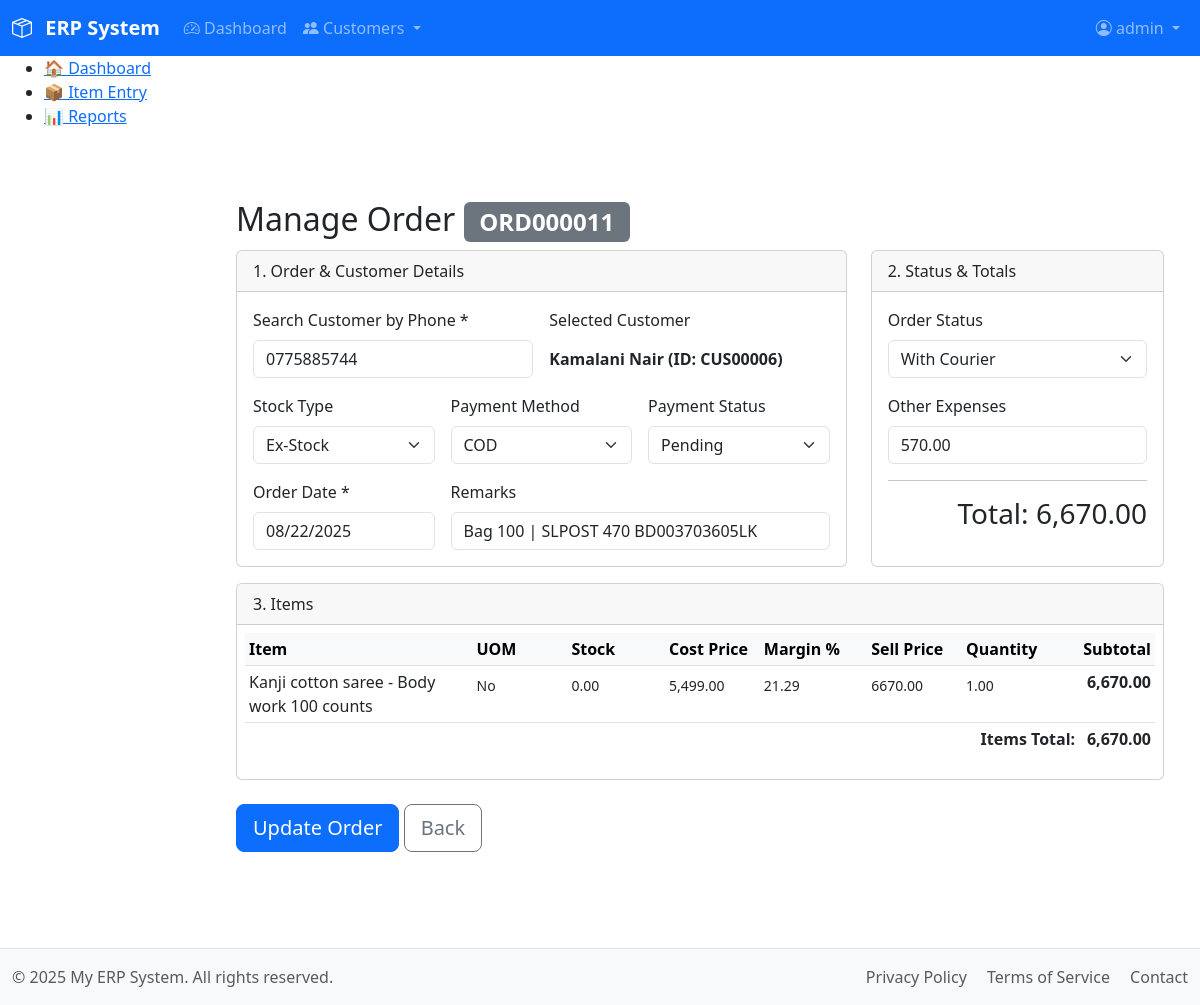
Page /modules/sales/entry_order.php?order_id=ORD000011 (signed in) on the earlier database version.
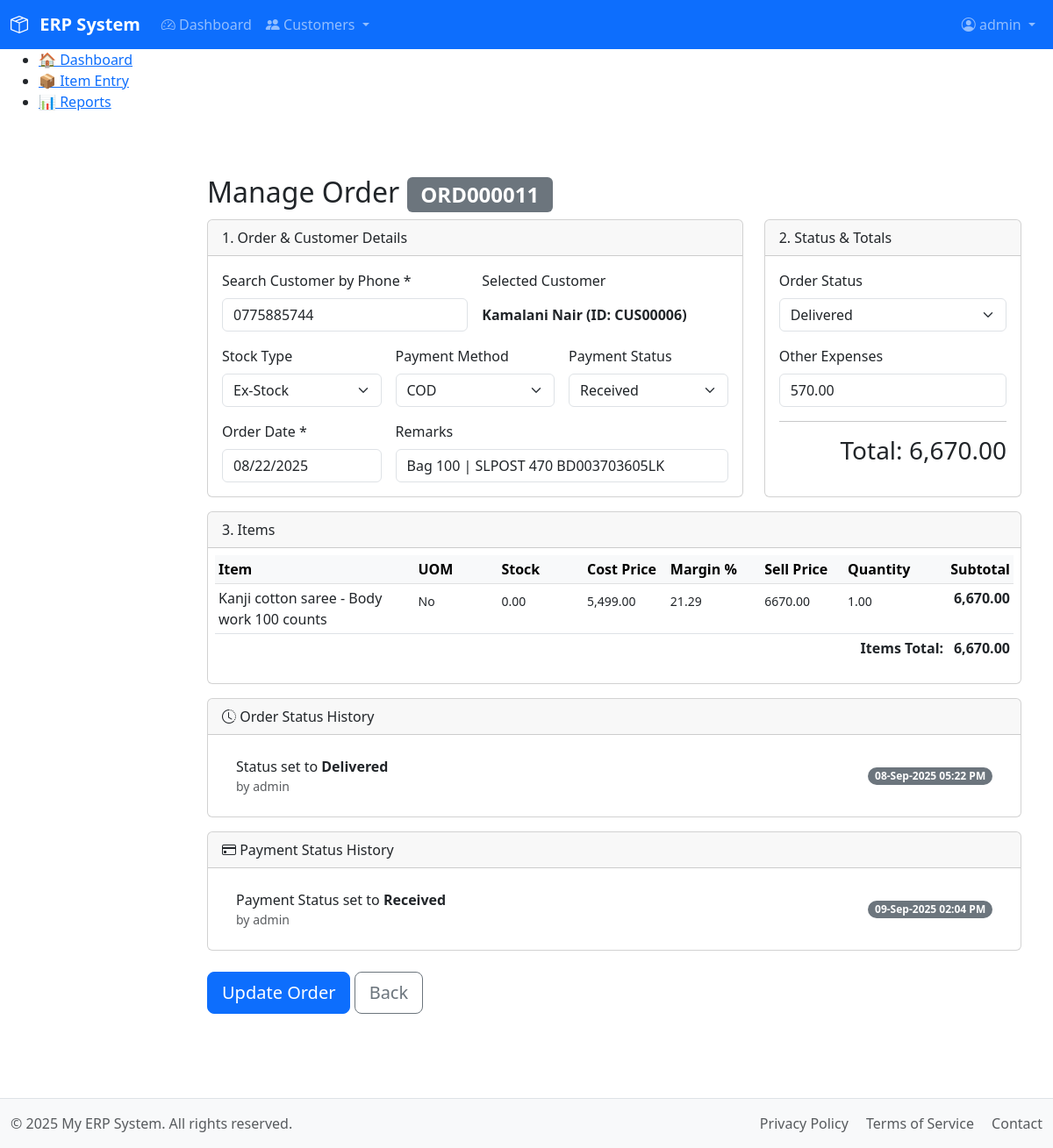
Same page on the later database version.
### tables this page shows
CREATE TABLE `orders` (
  `order_id` varchar(10) NOT NULL,
  `customer_id` varchar(10) NOT NULL,
  `order_date` date NOT NULL,
  `status` enum('New','Processing','Awaiting Stock','With Courier','Delivered','Canceled') NOT NULL DEFAULT 'New',
  `stock_type` enum('Ex-Stock','Pre-Book') NOT NULL DEFAULT 'Ex-Stock',
  `total_amount` decimal(10,2) NOT NULL DEFAULT 0.00,
  `other_expenses` decimal(10,2) NOT NULL DEFAULT 0.00,
  `payment_method` enum('BT','COD') NOT NULL DEFAULT 'COD',
  `payment_status` enum('Pending','Received') NOT NULL DEFAULT 'Pending',
  `remarks` text DEFAULT NULL,
  `created_at` timestamp NOT NULL DEFAULT current_timestamp(),
  `created_by` int(11) DEFAULT NULL,
  `created_by_name` varchar(50) DEFAULT NULL,
  PRIMARY KEY (`order_id`),
  KEY `customer_id` (`customer_id`),
  CONSTRAINT `fk_order_customer` FOREIGN KEY (`customer_id`) REFERENCES `customers` (`customer_id`) ON UPDATE CASCADE
);

CREATE TABLE `order_items` (
  `order_item_id` int(11) NOT NULL AUTO_INCREMENT,
  `order_id` varchar(10) NOT NULL,
  `item_id` varchar(10) NOT NULL,
  `quantity` decimal(10,2) NOT NULL,
  `price` decimal(10,2) NOT NULL,
  `cost_price` decimal(10,2) NOT NULL DEFAULT 0.00,
  `profit_margin` decimal(5,2) NOT NULL DEFAULT 0.00,
  PRIMARY KEY (`order_item_id`),
  KEY `order_id` (`order_id`),
  KEY `item_id` (`item_id`),
  CONSTRAINT `fk_order_header` FOREIGN KEY (`order_id`) REFERENCES `orders` (`order_id`) ON DELETE CASCADE ON UPDATE CASCADE
);

CREATE TABLE `items` (
  `item_id` varchar(10) NOT NULL,
  `category_sub_id` varchar(10) NOT NULL,
  `name` varchar(150) NOT NULL,
  `uom` varchar(20) NOT NULL DEFAULT 'No',
  `description` text DEFAULT NULL,
  `created_at` timestamp NOT NULL DEFAULT current_timestamp(),
  `created_by` int(11) DEFAULT NULL,
  `created_by_name` varchar(50) DEFAULT NULL,
  `updated_at` timestamp NULL DEFAULT NULL ON UPDATE current_timestamp(),
  `updated_by` int(11) DEFAULT NULL,
  `updated_by_name` varchar(50) DEFAULT NULL,
  PRIMARY KEY (`item_id`),
  UNIQUE KEY `name` (`name`),
  KEY `category_sub_id` (`category_sub_id`),
  CONSTRAINT `fk_category_sub` FOREIGN KEY (`category_sub_id`) REFERENCES `categories_sub` (`category_sub_id`) ON DELETE CASCADE ON UPDATE CASCADE
);

CREATE TABLE `order_status_history` (
  `order_status_history_id` int(11) NOT NULL AUTO_INCREMENT,
  `order_id` varchar(10) NOT NULL,
  `status` varchar(50) NOT NULL,
  `event_date` datetime DEFAULT NULL COMMENT 'The actual date/time the status event occurred',
  `remarks` text DEFAULT NULL,
  `created_at` timestamp NOT NULL DEFAULT current_timestamp(),
  `created_by` int(11) DEFAULT NULL,
  `created_by_name` varchar(50) DEFAULT NULL,
  PRIMARY KEY (`order_status_history_id`),
  KEY `order_id` (`order_id`),
  CONSTRAINT `fk_order_status_history` FOREIGN KEY (`order_id`) REFERENCES `orders` (`order_id`) ON DELETE CASCADE ON UPDATE CASCADE
);

CREATE TABLE `payment_status_history` (
  `payment_history_id` int(11) NOT NULL AUTO_INCREMENT,
  `order_id` varchar(10) NOT NULL,
  `payment_status` varchar(50) NOT NULL,
  `event_date` datetime DEFAULT NULL COMMENT 'The actual date/time the payment event occurred',
  `remarks` text DEFAULT NULL,
  `created_at` timestamp NOT NULL DEFAULT current_timestamp(),
  `created_by` int(11) DEFAULT NULL,
  `created_by_name` varchar(50) DEFAULT NULL,
  PRIMARY KEY (`payment_history_id`),
  KEY `order_id` (`order_id`),
  CONSTRAINT `fk_payment_status_history` FOREIGN KEY (`order_id`) REFERENCES `orders` (`order_id`) ON DELETE CASCADE ON UPDATE CASCADE
);

### includes/functions.php (called while the page is built, shortened)
<?php
function get_customer($customer_id) {
    $db = db();
    $stmt = $db->prepare("SELECT * FROM customers WHERE customer_id = ?");
    $stmt->bind_param("s", $customer_id);
    $stmt->execute();
    return $stmt->get_result()->fetch_assoc();
}
function get_order_details($order_id) {
    $db = db();
    $stmt_order = $db->prepare("SELECT * FROM orders WHERE order_id = ?");
    $stmt_order->bind_param("s", $order_id);
    $stmt_order->execute();
    $order = $stmt_order->get_result()->fetch_assoc();
    $order['customer'] = get_customer($order['customer_id']);
    $stmt_items = $db->prepare("SELECT oi.*, i.name as item_name, i.uom, COALESCE(sl.quantity, 0) as stock_on_hand FROM order_items oi JOIN items i ON oi.item_id = i.item_id LEFT JOIN stock_levels sl ON oi.item_id = sl.item_id WHERE oi.order_id = ?");
    $stmt_items->bind_param("s", $order_id);
    $stmt_items->execute();
    $order['items'] = $stmt_items->get_result()->fetch_all(MYSQLI_ASSOC);
    $stmt_history = $db->prepare("SELECT * FROM order_status_history WHERE order_id = ? ORDER BY COALESCE(event_date, created_at) ASC");
    $stmt_history->bind_param("s", $order_id);
    $stmt_history->execute();
    $order['status_history'] = $stmt_history->get_result()->fetch_all(MYSQLI_ASSOC);
    $stmt_payment_history = $db->prepare("SELECT * FROM payment_status_history WHERE order_id = ? ORDER BY COALESCE(event_date, created_at) ASC");
    $stmt_payment_history->bind_param("s", $order_id);
    $stmt_payment_history->execute();
    $order['payment_history'] = $stmt_payment_history->get_result()->fetch_all(MYSQLI_ASSOC);
    return $order;
}

### modules/sales/entry_order.php (the view, shortened to what the changed rows need)
<?php
require_once __DIR__ . '/../../includes/functions.php';
$is_edit = false;
$order = null;
if (isset($_GET['order_id'])) {
    $order_id_to_load = trim($_GET['order_id']);
    $order = get_order_details($order_id_to_load);
    if ($order) {
        $is_edit = true;
    } else {
        $_SESSION['error_message'] = "Order #$order_id_to_load not found.";
        header("Location: /modules/sales/list_orders.php");
        exit;
    }
}
require_once __DIR__ . '/../../includes/header.php';
?>
<main class="container mt-4">
    <h2><?= $is_edit ? 'Manage Order <span class="badge bg-secondary">'.htmlspecialchars($order['order_id']).'</span>' : 'Sales Order' ?></h2>
    <form method="POST" class="needs-validation" novalidate id="orderForm">
        <div class="row">
            <div class="col-lg-8">
                <div class="card">
                    <div class="card-body">
                        <div class="row g-3">
                            <div class="col-md-6">
                                <label class="form-label">Selected Customer</label>
                                <div id="selected_customer_display" class="form-control-plaintext fw-bold"><?= $is_edit ? htmlspecialchars($order['customer']['name']) . ' (ID: ' . htmlspecialchars($order['customer_id']) . ')' : 'None' ?></div>
                            </div>
                            <div class="col-md-4">
                                <label for="stock_type" class="form-label">Stock Type</label>
                                <select name="stock_type" id="stock_type" class="form-select" <?= $is_edit ? 'onclick="return false;" onkeydown="return false;"' : '' ?>>
                                    <option value="Ex-Stock" <?= ($is_edit && $order['stock_type'] == 'Ex-Stock') ? 'selected' : '' ?>>Ex-Stock</option>
                                </select>
                            </div>
                            <div class="col-md-4">
                                <label for="payment_method" class="form-label">Payment Method</label>
                                <select name="payment_method" id="payment_method" class="form-select">
                                    <option value="COD" <?= ($is_edit && $order['payment_method'] == 'COD') ? 'selected' : '' ?>>COD</option>
                                </select>
                            </div>
                            <div class="col-md-4">
                                <label for="payment_status" class="form-label">Payment Status</label>
                                <select name="payment_status" id="payment_status" class="form-select">
                                    <option value="Pending" <?= ($is_edit && $order['payment_status'] == 'Pending') ? 'selected' : '' ?>>Pending</option>
                                    <option value="Received" <?= ($is_edit && $order['payment_status'] == 'Received') ? 'selected' : '' ?>>Received</option>
                                </select>
                            </div>
                             <div class="col-md-4">
                                <label for="order_date" class="form-label">Order Date *</label>
                                <input type="date" class="form-control" id="order_date" name="order_date" value="<?= $is_edit ? htmlspecialchars($order['order_date']) : date('Y-m-d') ?>" required <?= $is_edit ? 'readonly' : '' ?>>
                            </div>
                            <div class="col-md-8">
                                <label for="remarks" class="form-label">Remarks</label>
                                <input type="text" class="form-control" id="remarks" name="remarks" placeholder="e.g., Delivery notes..." value="<?= $is_edit ? htmlspecialchars($order['remarks']) : '' ?>">
                            </div>
                        </div>
                    </div>
                </div>
            </div>
            <div class="col-lg-4">
                 <div class="card h-100">
                     <div class="card-body">
                         <div class="mb-3">
                            <label for="order_status" class="form-label">Order Status</label>
                            <select name="order_status" id="order_status" class="form-select">
                                <option value="With Courier" <?= ($is_edit && $order['status'] == 'With Courier') ? 'selected' : '' ?>>With Courier</option>
                                <option value="Delivered" <?= ($is_edit && $order['status'] == 'Delivered') ? 'selected' : '' ?>>Delivered</option>
                            </select>
                        </div>
                         <div class="mb-3">
                             <label for="other_expenses" class="form-label">Other Expenses</label>
                             <input type="number" class="form-control" id="other_expenses" name="other_expenses" value="<?= $is_edit ? htmlspecialchars($order['other_expenses'] ?? '0.00') : '0.00' ?>" min="0.00" step="0.01">
                         </div>
                         <h3 class="text-end">Total: <span id="orderTotal"><?= $is_edit ? htmlspecialchars(number_format($order['total_amount'], 2)) : '0.00' ?></span></h3>
                     </div>
                 </div>
            </div>
        </div>
        <div class="card mt-3">
            <div class="card-body p-2"><div class="table-responsive"><table class="table table-sm"><thead class="table-light"><tr><th class="w-25">Item</th><th>UOM</th><th class="stock-col">Stock</th><th class="cost-col">Cost Price</th><th>Margin %</th><th>Sell Price</th><th>Quantity</th><th class="text-end">Subtotal</th><?php if (!$is_edit): ?><th></th><?php endif; ?></tr></thead>
               <tbody id="orderItemRows">
                    <?php if ($is_edit && !empty($order['items'])): ?>
                        <?php foreach ($order['items'] as $item): ?>
                            <tr class="order-item-row">
                                <td>
                                    <?= htmlspecialchars($item['item_name']) ?>
                                </td>
                                <td><input type="text" class="form-control-plaintext form-control-sm uom-display" value="<?= htmlspecialchars($item['uom']) ?>" readonly></td>
                                <td class="stock-col"><input type="text" class="form-control-plaintext form-control-sm stock-display" value="<?= htmlspecialchars(number_format($item['stock_on_hand'], 2)) ?>" readonly></td>
                                <td class="cost-col">
                                    <input type="text" class="form-control-plaintext form-control-sm cost-display" value="<?= htmlspecialchars(number_format($item['cost_price'], 2)) ?>" readonly>
                                </td>
                                <td><input type="text" class="form-control-plaintext form-control-sm margin-input" value="<?= htmlspecialchars(number_format($item['profit_margin'], 2)) ?>" readonly></td>
                                <td>
                                    <input type="text" class="form-control-plaintext form-control-sm price-input" value="<?= htmlspecialchars($item['price']) ?>" readonly>
                                </td>
                                <td><input type="text" class="form-control-plaintext form-control-sm quantity-input" value="<?= htmlspecialchars(number_format($item['quantity'], 2)) ?>" readonly></td>
                                <td class="text-end fw-bold subtotal-display"><?= htmlspecialchars(number_format($item['quantity'] * $item['price'], 2)) ?></td>
                            </tr>
                        <?php endforeach; ?>
                    <?php endif; ?>
                </tbody>
            <?php if($is_edit): ?><tfoot><tr><th colspan="7" class="text-end border-0">Items Total:</th><th class="text-end border-0"><?= htmlspecialchars(number_format($order['total_amount'], 2)) ?></th></tr></tfoot><?php endif; ?></table></div></div>
        </div>
        <?php if ($is_edit && !empty($order['status_history'])): ?>
        <div class="card mt-3">
            <div class="card-header"><i class="bi bi-clock-history"></i> Order Status History</div>
            <div class="card-body"><ul class="list-group list-group-flush"><?php foreach ($order['status_history'] as $history): ?><li class="list-group-item d-flex justify-content-between align-items-center"><div>Status set to <strong><?= htmlspecialchars($history['status']) ?></strong><small class="d-block text-muted">by <?= htmlspecialchars($history['created_by_name']) ?></small></div><span class="badge bg-secondary rounded-pill"><?= date("d-M-Y h:i A", strtotime($history['event_date'] ?? $history['created_at'])) ?></span></li><?php endforeach; ?></ul></div>
        </div>
        <?php endif; ?>
        <?php if ($is_edit && !empty($order['payment_history'])): ?>
        <div class="card mt-3">
            <div class="card-header"><i class="bi bi-credit-card"></i> Payment Status History</div>
            <div class="card-body"><ul class="list-group list-group-flush"><?php foreach ($order['payment_history'] as $history): ?><li class="list-group-item d-flex justify-content-between align-items-center"><div>Payment Status set to <strong><?= htmlspecialchars($history['payment_status']) ?></strong><small class="d-block text-muted">by <?= htmlspecialchars($history['created_by_name']) ?></small></div><span class="badge bg-secondary rounded-pill"><?= date("d-M-Y h:i A", strtotime($history['event_date'] ?? $history['created_at'])) ?></span></li><?php endforeach; ?></ul></div>
        </div>
        <?php endif; ?>
    </form>
</main>
<?php require_once __DIR__ . '/../../includes/footer.php'; ?>

Differences in the rows shown:
changed orders "ORD000011": payment_status "Pending" → "Received"; order_status "With Courier" → "Delivered"
added order_status_history: status "Delivered", created_by_name "admin", event_date "08-Sep-2025 05:22 PM"
added payment_status_history: payment_status "Received", created_by_name "admin", event_date "09-Sep-2025 02:04 PM"
Other differences:
text now shown: "Order Status History Payment Status History"
